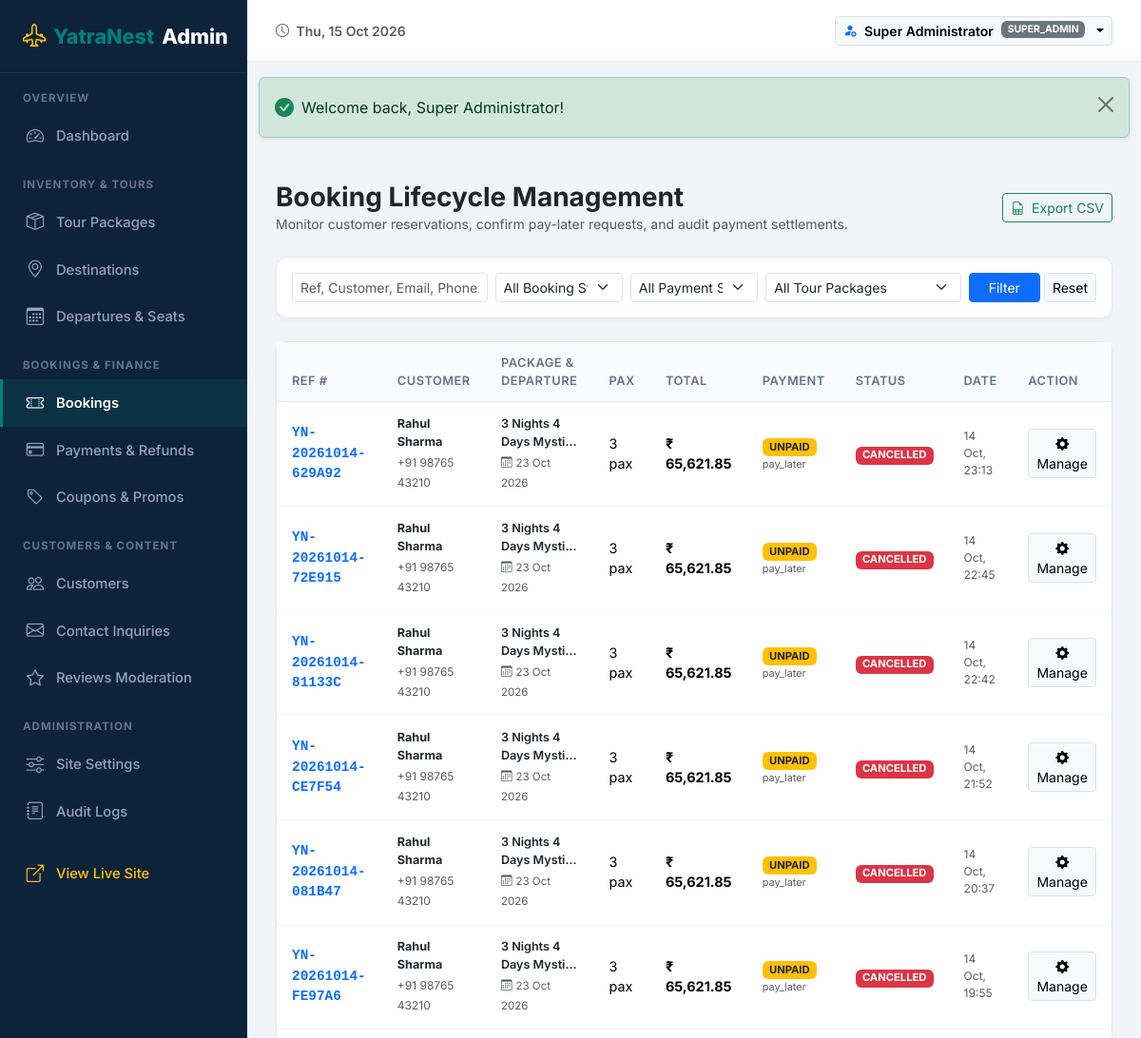
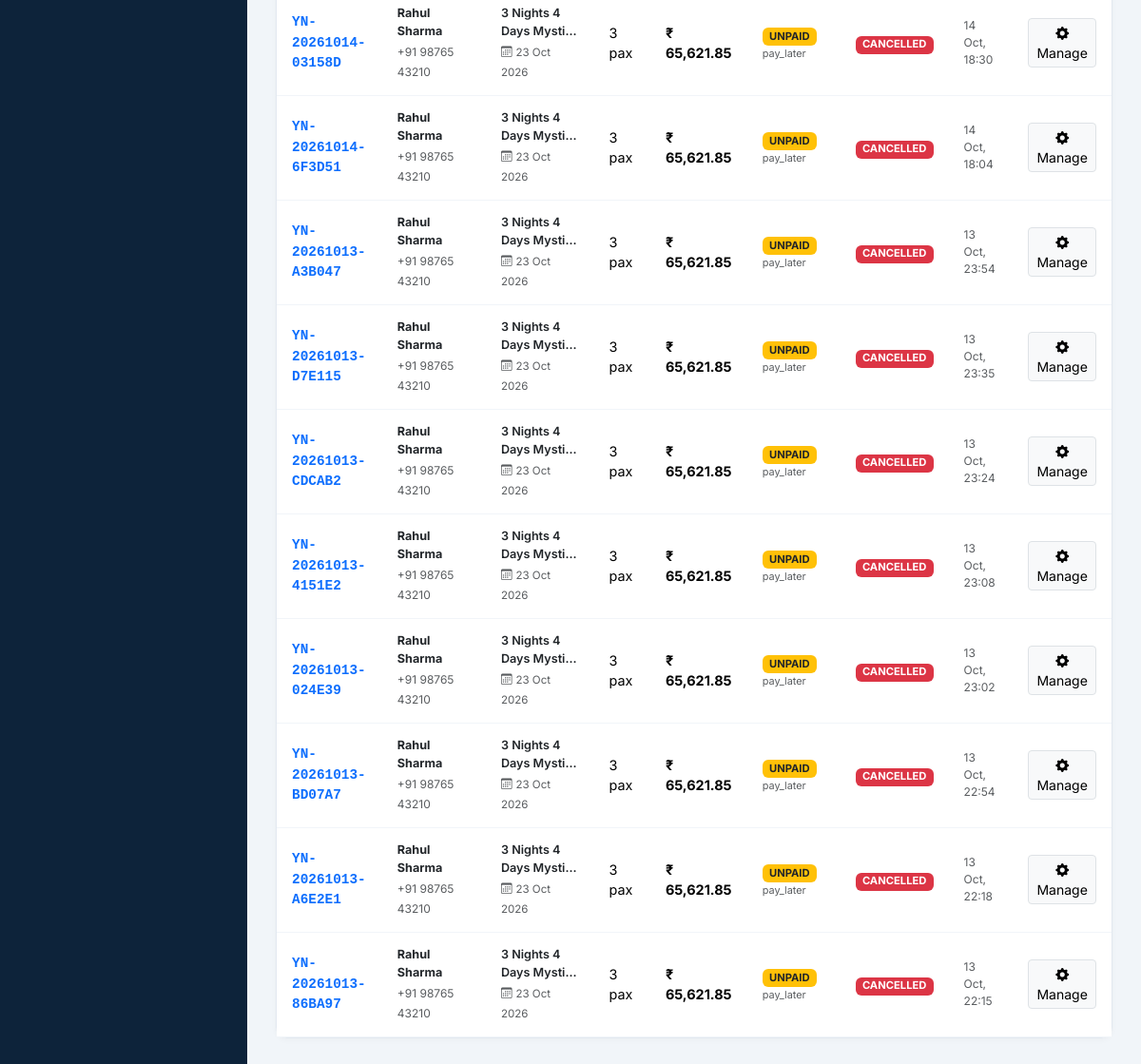
Screenshot of /admin/bookings (signed in) with the database file from the repository (2 pictures, top to bottom).
### tables this page shows
CREATE TABLE `users` (
  `id` int(10) unsigned NOT NULL AUTO_INCREMENT,
  `name` varchar(150) NOT NULL,
  `email` varchar(191) NOT NULL,
  `phone` varchar(25) DEFAULT NULL,
  `password_hash` varchar(255) NOT NULL,
  `status` enum('active','suspended') DEFAULT 'active',
  `avatar` varchar(255) DEFAULT NULL,
  `created_at` timestamp NOT NULL DEFAULT current_timestamp(),
  `updated_at` timestamp NOT NULL DEFAULT current_timestamp() ON UPDATE current_timestamp(),
  PRIMARY KEY (`id`),
  UNIQUE KEY `email` (`email`),
  KEY `idx_users_email` (`email`),
  KEY `idx_users_status` (`status`)
);

CREATE TABLE `bookings` (
  `id` int(10) unsigned NOT NULL AUTO_INCREMENT,
  `booking_reference` varchar(50) NOT NULL,
  `customer_id` int(10) unsigned NOT NULL,
  `package_id` int(10) unsigned NOT NULL,
  `departure_id` int(10) unsigned NOT NULL,
  `adult_count` int(10) unsigned NOT NULL DEFAULT 1,
  `child_count` int(10) unsigned NOT NULL DEFAULT 0,
  `infant_count` int(10) unsigned NOT NULL DEFAULT 0,
  `subtotal` decimal(10,2) NOT NULL,
  `discount_amount` decimal(10,2) NOT NULL DEFAULT 0.00,
  `tax_rate` decimal(5,2) NOT NULL DEFAULT 5.00,
  `tax_amount` decimal(10,2) NOT NULL DEFAULT 0.00,
  `total_amount` decimal(10,2) NOT NULL,
  `payment_status` enum('unpaid','pending','paid','failed','partially_refunded','refunded') NOT NULL DEFAULT 'unpaid',
  `booking_status` enum('pending','awaiting_payment','confirmed','cancelled','completed','refunded') NOT NULL DEFAULT 'pending',
  `payment_method` enum('razorpay','pay_later') NOT NULL DEFAULT 'razorpay',
  `pickup_location` varchar(255) DEFAULT NULL,
  `special_requests` text DEFAULT NULL,
  `coupon_id` int(10) unsigned DEFAULT NULL,
  `internal_notes` text DEFAULT NULL,
  `created_at` timestamp NOT NULL DEFAULT current_timestamp(),
  `updated_at` timestamp NOT NULL DEFAULT current_timestamp() ON UPDATE current_timestamp(),
  PRIMARY KEY (`id`),
  UNIQUE KEY `booking_reference` (`booking_reference`),
  KEY `idx_booking_ref` (`booking_reference`),
  KEY `idx_booking_customer` (`customer_id`),
  KEY `idx_booking_status` (`booking_status`),
  KEY `idx_booking_payment_status` (`payment_status`),
  KEY `fk_bookings_pkg` (`package_id`),
  KEY `fk_bookings_dep` (`departure_id`),
  KEY `fk_bookings_coupon` (`coupon_id`),
  CONSTRAINT `fk_bookings_coupon` FOREIGN KEY (`coupon_id`) REFERENCES `coupons` (`id`) ON DELETE SET NULL,
  CONSTRAINT `fk_bookings_cust` FOREIGN KEY (`customer_id`) REFERENCES `users` (`id`),
  CONSTRAINT `fk_bookings_dep` FOREIGN KEY (`departure_id`) REFERENCES `tour_departures` (`id`),
  CONSTRAINT `fk_bookings_pkg` FOREIGN KEY (`package_id`) REFERENCES `tour_packages` (`id`)
);

CREATE TABLE `tour_packages` (
  `id` int(10) unsigned NOT NULL AUTO_INCREMENT,
  `category_id` int(10) unsigned NOT NULL,
  `destination_id` int(10) unsigned NOT NULL,
  `title` varchar(255) NOT NULL,
  `slug` varchar(260) NOT NULL,
  `summary` text DEFAULT NULL,
  `description` longtext DEFAULT NULL,
  `duration_days` int(10) unsigned NOT NULL DEFAULT 1,
  `duration_nights` int(10) unsigned NOT NULL DEFAULT 0,
  `price_adult` decimal(10,2) NOT NULL,
  `price_child` decimal(10,2) NOT NULL DEFAULT 0.00,
  `price_infant` decimal(10,2) NOT NULL DEFAULT 0.00,
  `featured_image` varchar(255) DEFAULT NULL,
  `gallery_images` longtext DEFAULT NULL CHECK (json_valid(`gallery_images`)),
  `group_size_max` int(10) unsigned NOT NULL DEFAULT 20,
  `inclusions` text DEFAULT NULL,
  `exclusions` text DEFAULT NULL,
  `cancellation_policy_text` text DEFAULT NULL,
  `hotel_details` text DEFAULT NULL,
  `is_featured` tinyint(1) DEFAULT 0,
  `is_domestic` tinyint(1) DEFAULT 1,
  `tour_type` varchar(50) DEFAULT 'adventure',
  `status` enum('published','draft','archived') DEFAULT 'published',
  `seo_title` varchar(255) DEFAULT NULL,
  `seo_meta_description` text DEFAULT NULL,
  `created_at` timestamp NOT NULL DEFAULT current_timestamp(),
  `updated_at` timestamp NOT NULL DEFAULT current_timestamp() ON UPDATE current_timestamp(),
  PRIMARY KEY (`id`),
  UNIQUE KEY `slug` (`slug`),
  KEY `idx_packages_slug` (`slug`),
  KEY `idx_packages_featured` (`is_featured`),
  KEY `idx_packages_status` (`status`),
  KEY `idx_packages_price` (`price_adult`),
  KEY `fk_packages_cat` (`category_id`),
  KEY `fk_packages_dest` (`destination_id`),
  CONSTRAINT `fk_packages_cat` FOREIGN KEY (`category_id`) REFERENCES `tour_categories` (`id`),
  CONSTRAINT `fk_packages_dest` FOREIGN KEY (`destination_id`) REFERENCES `destinations` (`id`)
);

CREATE TABLE `tour_departures` (
  `id` int(10) unsigned NOT NULL AUTO_INCREMENT,
  `package_id` int(10) unsigned NOT NULL,
  `departure_date` date NOT NULL,
  `return_date` date NOT NULL,
  `total_seats` int(10) unsigned NOT NULL DEFAULT 20,
  `available_seats` int(10) unsigned NOT NULL DEFAULT 20,
  `adult_price` decimal(10,2) DEFAULT NULL,
  `child_price` decimal(10,2) DEFAULT NULL,
  `status` enum('open','closed','blocked') DEFAULT 'open',
  `created_at` timestamp NOT NULL DEFAULT current_timestamp(),
  `updated_at` timestamp NOT NULL DEFAULT current_timestamp() ON UPDATE current_timestamp(),
  PRIMARY KEY (`id`),
  KEY `idx_dep_date` (`departure_date`),
  KEY `idx_dep_status` (`status`),
  KEY `fk_departures_pkg` (`package_id`),
  CONSTRAINT `fk_departures_pkg` FOREIGN KEY (`package_id`) REFERENCES `tour_packages` (`id`) ON DELETE CASCADE
);

### app/Views/admin/bookings/index.php (the view, shortened to what the rows shown need)
<div class="admin-card">
    <div class="table-responsive">
        <table class="table admin-table mb-0 align-middle">
            <thead>
                <tr>
                    <th>Ref #</th>
                    <th>Customer</th>
                    <th>Package & Departure</th>
                    <th>Pax</th>
                    <th>Total</th>
                    <th>Payment</th>
                    <th>Status</th>
                    <th>Date</th>
                    <th>Action</th>
                </tr>
            </thead>
            <tbody>
                <?php if (empty($bookings)): ?>
                <tr><td colspan="9" class="text-center py-4 text-muted">No bookings match the search criteria.</td></tr>
                <?php else: ?>
                <?php foreach ($bookings as $b): ?>
                <tr>
                    <td class="font-monospace fw-bold small text-primary">
                        <a href="<?= url('/admin/bookings/' . $b['id']) ?>" class="text-decoration-none">
                            <?= e($b['booking_reference']) ?>
                        </a>
                    </td>
                    <td>
                        <strong class="d-block small text-dark"><?= e($b['customer_name']) ?></strong>
                        <span class="small text-muted" style="font-size: 0.75rem;"><?= e($b['customer_phone'] ?? $b['customer_email']) ?></span>
                    </td>
                    <td>
                        <span class="small fw-semibold text-dark d-block"><?= e(mb_strimwidth($b['package_title'], 0, 24, '...')) ?></span>
                        <span class="text-muted" style="font-size: 0.72rem;"><i class="bi bi-calendar3 me-1"></i><?= date('d M Y', strtotime($b['departure_date'])) ?></span>
                    </td>
                    <td class="small"><?= (int)$b['adult_count'] + (int)$b['child_count'] ?> pax</td>
                    <td class="fw-bold small"><?= format_currency($b['total_amount']) ?></td>
                    <td>
                        <span class="badge <?= $b['payment_status'] === 'paid' ? 'bg-success' : 'bg-warning text-dark' ?>" style="font-size: 0.7rem;">
                            <?= strtoupper($b['payment_status']) ?>
                        </span>
                        <span class="text-muted d-block" style="font-size: 0.68rem;"><?= e($b['payment_method']) ?></span>
                    </td>
                    <td>
                        <span class="badge <?= $b['booking_status'] === 'confirmed' ? 'bg-success' : ($b['booking_status'] === 'cancelled' ? 'bg-danger' : 'bg-warning text-dark') ?>" style="font-size: 0.7rem;">
                            <?= strtoupper($b['booking_status']) ?>
                        </span>
                    </td>
                    <td class="small text-muted" style="font-size: 0.75rem;"><?= format_date($b['created_at'], 'd M, H:i') ?></td>
                    <td>
                        <a href="<?= url('/admin/bookings/' . $b['id']) ?>" class="btn btn-sm btn-light border py-1 px-2" title="View / Manage">
                            <i class="bi bi-gear-fill"></i> Manage
                        </a>
                    </td>
                </tr>
                <?php endforeach; ?>
                <?php endif; ?>
            </tbody>
        </table>
    </div>
</div>

### app/Views/partials/admin_navbar.php (shortened to what the rows shown need)
<?php
$user = auth()->user();
?>
<header class="admin-header">
    <div class="d-flex align-items-center gap-3">
        <div class="dropdown">
            <button class="btn btn-sm btn-light border dropdown-toggle d-flex align-items-center gap-2" type="button" data-bs-toggle="dropdown">
                <i class="bi bi-person-fill-gear text-primary"></i>
                <span class="fw-semibold"><?= e($user['name'] ?? 'Admin') ?></span>
                <span class="badge bg-secondary text-uppercase" style="font-size: 0.65rem;">
                    <?= e($user['roles'][0] ?? 'Admin') ?>
                </span>
            </button>
        </div>
    </div>
</header>

### rows the page displays
users: name "Super Administrator"
bookings: booking_reference "YN-20261014-629A92", customer.name "Rahul Sharma", customer.phone "+91 98765 43210", package.title "3 Nights 4 Days Mysti...", departure.departure_date "23 Oct 2026", (int)$b['adult_count'] + (int)$b['child_count'] "3", total_amount "₹ 65,621.85", payment_status "UNPAID", payment_method "pay_later", booking_status "CANCELLED", created_at "14 Oct, 23:13"
bookings: booking_reference "YN-20261014-72E915", customer.name "Rahul Sharma", customer.phone "+91 98765 43210", package.title "3 Nights 4 Days Mysti...", departure.departure_date "23 Oct 2026", (int)$b['adult_count'] + (int)$b['child_count'] "3", total_amount "₹ 65,621.85", payment_status "UNPAID", payment_method "pay_later", booking_status "CANCELLED", created_at "14 Oct, 22:45"
bookings: booking_reference "YN-20261014-81133C", customer.name "Rahul Sharma", customer.phone "+91 98765 43210", package.title "3 Nights 4 Days Mysti...", departure.departure_date "23 Oct 2026", (int)$b['adult_count'] + (int)$b['child_count'] "3", total_amount "₹ 65,621.85", payment_status "UNPAID", payment_method "pay_later", booking_status "CANCELLED", created_at "14 Oct, 22:42"
bookings: booking_reference "YN-20261014-CE7F54", customer.name "Rahul Sharma", customer.phone "+91 98765 43210", package.title "3 Nights 4 Days Mysti...", departure.departure_date "23 Oct 2026", (int)$b['adult_count'] + (int)$b['child_count'] "3", total_amount "₹ 65,621.85", payment_status "UNPAID", payment_method "pay_later", booking_status "CANCELLED", created_at "14 Oct, 21:52"
bookings: booking_reference "YN-20261014-081B47", customer.name "Rahul Sharma", customer.phone "+91 98765 43210", package.title "3 Nights 4 Days Mysti...", departure.departure_date "23 Oct 2026", (int)$b['adult_count'] + (int)$b['child_count'] "3", total_amount "₹ 65,621.85", payment_status "UNPAID", payment_method "pay_later", booking_status "CANCELLED", created_at "14 Oct, 20:37"
bookings: booking_reference "YN-20261014-FE97A6", customer.name "Rahul Sharma", customer.phone "+91 98765 43210", package.title "3 Nights 4 Days Mysti...", departure.departure_date "23 Oct 2026", (int)$b['adult_count'] + (int)$b['child_count'] "3", total_amount "₹ 65,621.85", payment_status "UNPAID", payment_method "pay_later", booking_status "CANCELLED", created_at "14 Oct, 19:55"
bookings: booking_reference "YN-20261014-03158D", customer.name "Rahul Sharma", customer.phone "+91 98765 43210", package.title "3 Nights 4 Days Mysti...", departure.departure_date "23 Oct 2026", (int)$b['adult_count'] + (int)$b['child_count'] "3", total_amount "₹ 65,621.85", payment_status "UNPAID", payment_method "pay_later", booking_status "CANCELLED", created_at "14 Oct, 18:30"
bookings: booking_reference "YN-20261014-6F3D51", customer.name "Rahul Sharma", customer.phone "+91 98765 43210", package.title "3 Nights 4 Days Mysti...", departure.departure_date "23 Oct 2026", (int)$b['adult_count'] + (int)$b['child_count'] "3", total_amount "₹ 65,621.85", payment_status "UNPAID", payment_method "pay_later", booking_status "CANCELLED", created_at "14 Oct, 18:04"
bookings: booking_reference "YN-20261013-A3B047", customer.name "Rahul Sharma", customer.phone "+91 98765 43210", package.title "3 Nights 4 Days Mysti...", departure.departure_date "23 Oct 2026", (int)$b['adult_count'] + (int)$b['child_count'] "3", total_amount "₹ 65,621.85", payment_status "UNPAID", payment_method "pay_later", booking_status "CANCELLED", created_at "13 Oct, 23:54"
bookings: booking_reference "YN-20261013-D7E115", customer.name "Rahul Sharma", customer.phone "+91 98765 43210", package.title "3 Nights 4 Days Mysti...", departure.departure_date "23 Oct 2026", (int)$b['adult_count'] + (int)$b['child_count'] "3", total_amount "₹ 65,621.85", payment_status "UNPAID", payment_method "pay_later", booking_status "CANCELLED", created_at "13 Oct, 23:35"
bookings: booking_reference "YN-20261013-CDCAB2", customer.name "Rahul Sharma", customer.phone "+91 98765 43210", package.title "3 Nights 4 Days Mysti...", departure.departure_date "23 Oct 2026", (int)$b['adult_count'] + (int)$b['child_count'] "3", total_amount "₹ 65,621.85", payment_status "UNPAID", payment_method "pay_later", booking_status "CANCELLED", created_at "13 Oct, 23:24"
bookings: booking_reference "YN-20261013-4151E2", customer.name "Rahul Sharma", customer.phone "+91 98765 43210", package.title "3 Nights 4 Days Mysti...", departure.departure_date "23 Oct 2026", (int)$b['adult_count'] + (int)$b['child_count'] "3", total_amount "₹ 65,621.85", payment_status "UNPAID", payment_method "pay_later", booking_status "CANCELLED", created_at "13 Oct, 23:08"
bookings: booking_reference "YN-20261013-024E39", customer.name "Rahul Sharma", customer.phone "+91 98765 43210", package.title "3 Nights 4 Days Mysti...", departure.departure_date "23 Oct 2026", (int)$b['adult_count'] + (int)$b['child_count'] "3", total_amount "₹ 65,621.85", payment_status "UNPAID", payment_method "pay_later", booking_status "CANCELLED", created_at "13 Oct, 23:02"
bookings: booking_reference "YN-20261013-BD07A7", customer.name "Rahul Sharma", customer.phone "+91 98765 43210", package.title "3 Nights 4 Days Mysti...", departure.departure_date "23 Oct 2026", (int)$b['adult_count'] + (int)$b['child_count'] "3", total_amount "₹ 65,621.85", payment_status "UNPAID", payment_method "pay_later", booking_status "CANCELLED", created_at "13 Oct, 22:54"
bookings: booking_reference "YN-20261013-A6E2E1", customer.name "Rahul Sharma", customer.phone "+91 98765 43210", package.title "3 Nights 4 Days Mysti...", departure.departure_date "23 Oct 2026", (int)$b['adult_count'] + (int)$b['child_count'] "3", total_amount "₹ 65,621.85", payment_status "UNPAID", payment_method "pay_later", booking_status "CANCELLED", created_at "13 Oct, 22:18"
bookings: booking_reference "YN-20261013-86BA97", customer.name "Rahul Sharma", customer.phone "+91 98765 43210", package.title "3 Nights 4 Days Mysti...", departure.departure_date "23 Oct 2026", (int)$b['adult_count'] + (int)$b['child_count'] "3", total_amount "₹ 65,621.85", payment_status "UNPAID", payment_method "pay_later", booking_status "CANCELLED", created_at "13 Oct, 22:15"

### other values shown
$user['roles'][0] "SUPER_ADMIN"
$successMsg "Welcome back, Super Administrator!"
